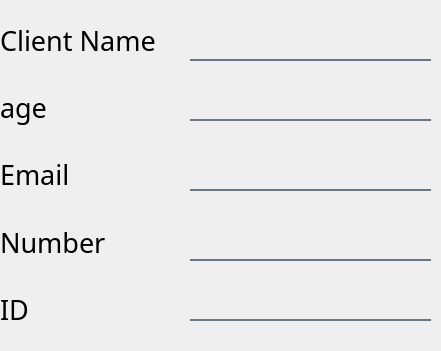
       <widget class="QWidget" name="widget_13" native="true">
        <property name="geometry">
         <rect>
          <x>50</x>
          <y>150</y>
          <width>441</width>
          <height>351</height>
         </rect>
        </property>
        <property name="autoFillBackground">
         <bool>false</bool>
        </property>
        <widget class="QLineEdit" name="txtname_E">
         <property name="geometry">
          <rect>
           <x>190</x>
           <y>20</y>
           <width>241</width>
           <height>41</height>
          </rect>
         </property>
         <property name="font">
          <font>
           <family>Bauhaus 93</family>
           <pointsize>16</pointsize>
          </font>
         </property>
         <property name="cursor">
          <cursorShape>IBeamCursor</cursorShape>
         </property>
         <property name="styleSheet">
          <string notr="true">background-color:rgba(0, 0, 0, 0);
border:none;
border-bottom:2px solid rgba(105, 118, 132, 255);
color:rgba(255, 255, 255, 230);
padding-bottom:7px;</string>
         </property>
         <property name="text">
          <string/>
         </property>
        </widget>
        <widget class="QLineEdit" name="txtage_E">
         <property name="geometry">
          <rect>
           <x>190</x>
           <y>80</y>
           <width>241</width>
           <height>41</height>
          </rect>
         </property>
         <property name="font">
          <font>
           <family>Bauhaus 93</family>
           <pointsize>16</pointsize>
          </font>
         </property>
         <property name="cursor">
          <cursorShape>IBeamCursor</cursorShape>
         </property>
         <property name="styleSheet">
          <string notr="true">background-color:rgba(0, 0, 0, 0);
border:none;
border-bottom:2px solid rgba(105, 118, 132, 255);
color:rgba(255, 255, 255, 230);
padding-bottom:7px;</string>
         </property>
         <property name="text">
          <string/>
         </property>
        </widget>
        <widget class="QLineEdit" name="txtemail_E">
         <property name="geometry">
          <rect>
           <x>190</x>
           <y>150</y>
           <width>241</width>
           <height>41</height>
          </rect>
         </property>
         <property name="font">
          <font>
           <family>Bauhaus 93</family>
           <pointsize>16</pointsize>
          </font>
         </property>
         <property name="cursor">
          <cursorShape>IBeamCursor</cursorShape>
         </property>
         <property name="styleSheet">
          <string notr="true">background-color:rgba(0, 0, 0, 0);
border:none;
border-bottom:2px solid rgba(105, 118, 132, 255);
color:rgba(255, 255, 255, 230);
padding-bottom:7px;</string>
         </property>
         <property name="text">
          <string/>
         </property>
        </widget>
        <widget class="QLineEdit" name="txtnumber_E">
         <property name="geometry">
          <rect>
           <x>190</x>
           <y>220</y>
           <width>241</width>
           <height>41</height>
          </rect>
         </property>
         <property name="font">
          <font>
           <family>Bauhaus 93</family>
           <pointsize>16</pointsize>
          </font>
         </property>
         <property name="cursor">
          <cursorShape>IBeamCursor</cursorShape>
         </property>
         <property name="styleSheet">
          <string notr="true">background-color:rgba(0, 0, 0, 0);
border:none;
border-bottom:2px solid rgba(105, 118, 132, 255);
color:rgba(255, 255, 255, 230);
padding-bottom:7px;</string>
         </property>
         <property name="text">
          <string/>
         </property>
        </widget>
        <widget class="QLineEdit" name="txtid_E">
         <property name="geometry">
          <rect>
           <x>190</x>
           <y>280</y>
           <width>241</width>
           <height>41</height>
          </rect>
         </property>
         <property name="font">
          <font>
           <family>Bauhaus 93</family>
           <pointsize>16</pointsize>
          </font>
         </property>
         <property name="cursor">
          <cursorShape>IBeamCursor</cursorShape>
         </property>
         <property name="styleSheet">
          <string notr="true">background-color:rgba(0, 0, 0, 0);
border:none;
border-bottom:2px solid rgba(105, 118, 132, 255);
color:rgba(255, 255, 255, 230);
padding-bottom:7px;</string>
         </property>
         <property name="text">
          <string/>
         </property>
        </widget>
        <widget class="QLabel" name="label_49">
         <property name="geometry">
          <rect>
           <x>0</x>
           <y>212</y>
           <width>182</width>
           <height>60</height>
          </rect>
         </property>
         <property name="font">
          <font>
           <family>Bauhaus 93</family>
           <pointsize>20</pointsize>
          </font>
         </property>
         <property name="text">
          <string>Number</string>
         </property>
        </widget>
        <widget class="QLabel" name="label_46">
         <property name="geometry">
          <rect>
           <x>0</x>
           <y>10</y>
           <width>182</width>
           <height>60</height>
          </rect>
         </property>
         <property name="font">
          <font>
           <family>Bauhaus 93</family>
           <pointsize>20</pointsize>
          </font>
         </property>
         <property name="text">
          <string>Client Name</string>
         </property>
        </widget>
        <widget class="QLabel" name="label_47">
         <property name="geometry">
          <rect>
           <x>0</x>
           <y>77</y>
           <width>182</width>
           <height>60</height>
          </rect>
         </property>
         <property name="font">
          <font>
           <family>Bauhaus 93</family>
           <pointsize>20</pointsize>
          </font>
         </property>
         <property name="text">
          <string>age</string>
         </property>
        </widget>
        <widget class="QLabel" name="label_50">
         <property name="geometry">
          <rect>
           <x>0</x>
           <y>279</y>
           <width>182</width>
           <height>60</height>
          </rect>
         </property>
         <property name="font">
          <font>
           <family>Bauhaus 93</family>
           <pointsize>20</pointsize>
          </font>
         </property>
         <property name="text">
          <string>ID</string>
         </property>
        </widget>
        <widget class="QLabel" name="label_48">
         <property name="geometry">
          <rect>
           <x>0</x>
           <y>144</y>
           <width>182</width>
           <height>61</height>
          </rect>
         </property>
         <property name="font">
          <font>
           <family>Bauhaus 93</family>
           <pointsize>20</pointsize>
          </font>
         </property>
         <property name="text">
          <string>Email</string>
         </property>
        </widget>
       </widget>
